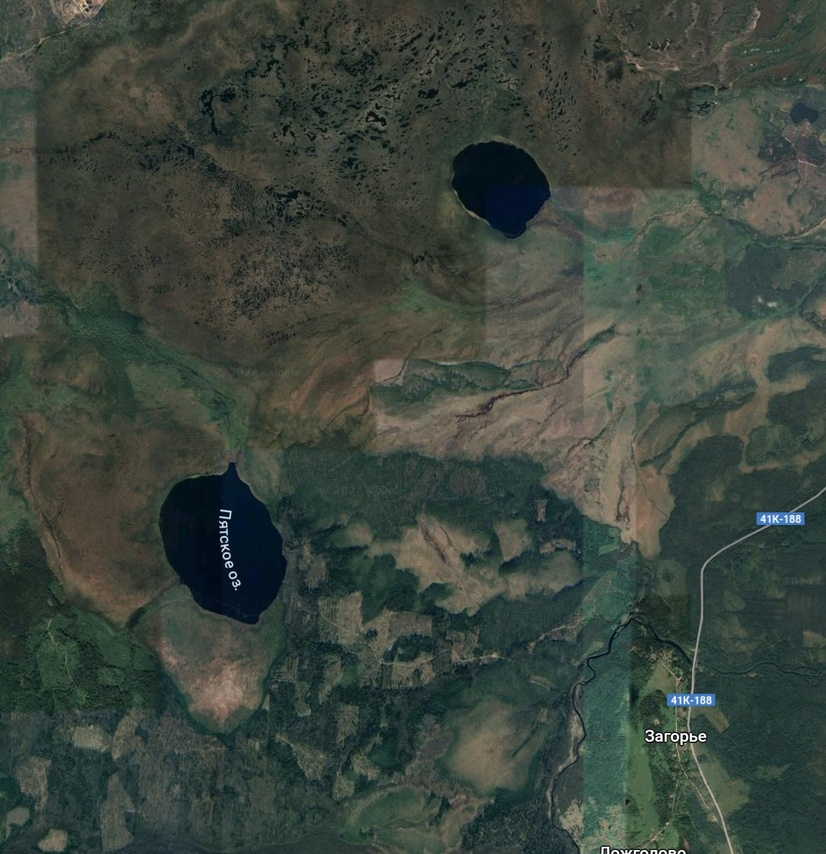
#> input picture Hakaton_MIFI/left1.jpg, 826 x 854 px, shrunk from 1258 x 1300 before the run
$ jupyter execute two_images.ipynb   (older library calls are emulated)
#> lines starting #> are read from the running program, lines starting #| are printed output that depends on the picture; after the words box and inside, x2 and y2 are one past the last pixel; in counts of white or black regions, pixels touching at a corner belong together
[cell 1]
from skimage.metrics import structural_similarity as compare_ssim
import cv2
import numpy as np

# Загрузка изображений
img1 = cv2.imread('left1.jpg')
#> img1 is the input picture: shape (854, 826, 3); mean B, G, R 61.4, 69.8, 60.2
img2 = cv2.imread('right1.jpg')
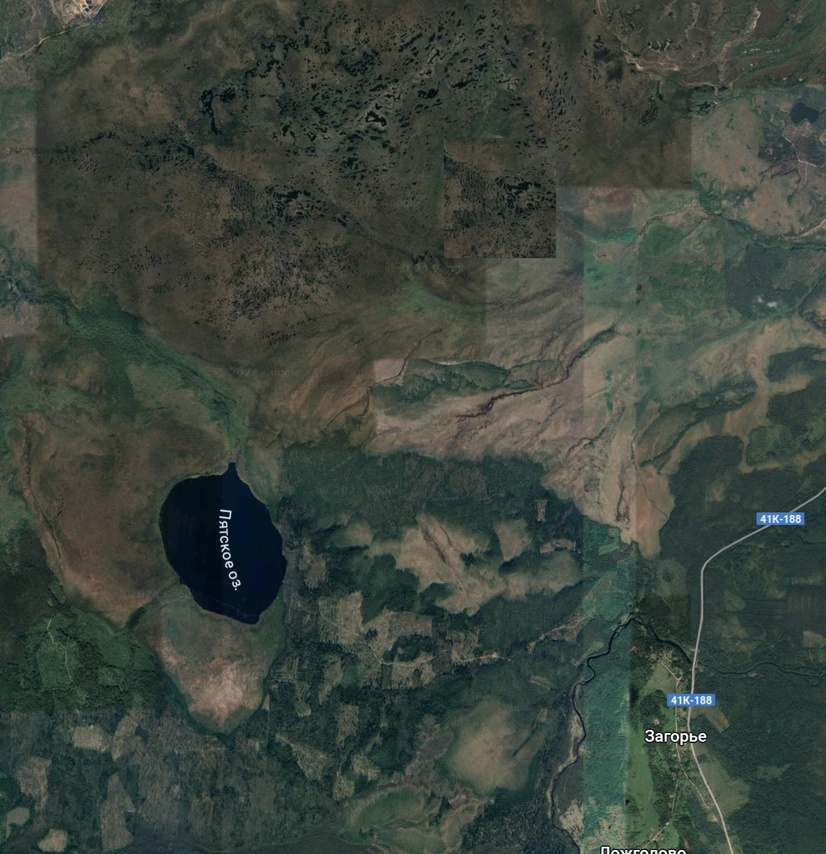
#> input picture Hakaton_MIFI/right1.jpg, 826 x 854 px, shrunk from 1258 x 1300 before the run
#> img2 is the input picture: shape (854, 826, 3); mean B, G, R 61.4, 70.1, 60.6

# Преобразование изображений в оттенки серого
img1_gray = cv2.cvtColor(img1, cv2.COLOR_BGR2GRAY)
img2_gray = cv2.cvtColor(img2, cv2.COLOR_BGR2GRAY)

# Вычисление индекса структурного сходства (SSIM)
similarity_score, diff_map = compare_ssim(img1_gray, img2_gray, full=True)
#> similarity_score = 0.967
print("Похожесть изображений: {:.4f}%".format(similarity_score * 100))
#| Похожесть изображений: 96.6904%

# Преобразование карты различий в 8-битный формат
diff_map = (diff_map * 255).astype("uint8")
diff_colored = cv2.merge([diff_map, diff_map, diff_map])

# Бинаризация карты различий
binary_diff = cv2.threshold(diff_map, 0, 255, cv2.THRESH_BINARY_INV | cv2.THRESH_OTSU)[1]
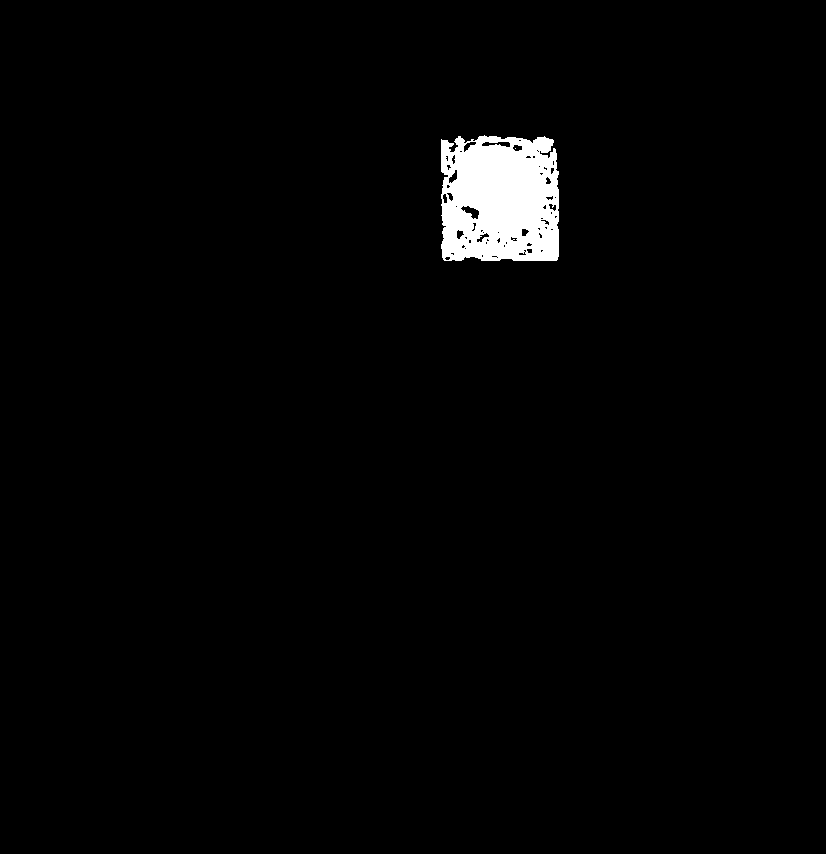
#> binary_diff: shape (854, 826); 1.9% white; 2 white regions (1 under 20 px)

# Поиск контуров на бинарном изображении
contours_list = cv2.findContours(binary_diff, cv2.RETR_EXTERNAL, cv2.CHAIN_APPROX_SIMPLE)
#> contours_list = 1 contour; box (x1, y1, x2, y2) and area: (441, 135, 559, 261) 13738
contours_list = contours_list[0] if len(contours_list) == 2 else contours_list[1]

# Создание маски для изменений
change_mask = np.zeros(img1.shape, dtype='uint8')
img2_highlighted = img2.copy()

for contour in contours_list:
    contour_area = cv2.contourArea(contour)
    if contour_area > 40:  # Игнорирование мелких изменений
        x, y, width, height = cv2.boundingRect(contour)
        cv2.rectangle(img1, (x, y), (x + width, y + height), (0, 255, 0), 2)
        cv2.rectangle(img2, (x, y), (x + width, y + height), (0, 255, 0), 2)
        cv2.rectangle(diff_colored, (x, y), (x + width, y + height), (0, 255, 0), 2)
        cv2.drawContours(change_mask, [contour], 0, (255, 255, 255), -1)
        cv2.drawContours(img2_highlighted, [contour], 0, (0, 255, 0), -1)
#> this loop made 1 pass
#> (contour_area, x, y, width, height) on pass 1: (13738.5, 441, 135, 118, 126)
#> change_mask: shape (854, 826, 3); 2% white; 1 white region, box (x1, y1, x2, y2) and area: (441, 135, 559, 261) 14020
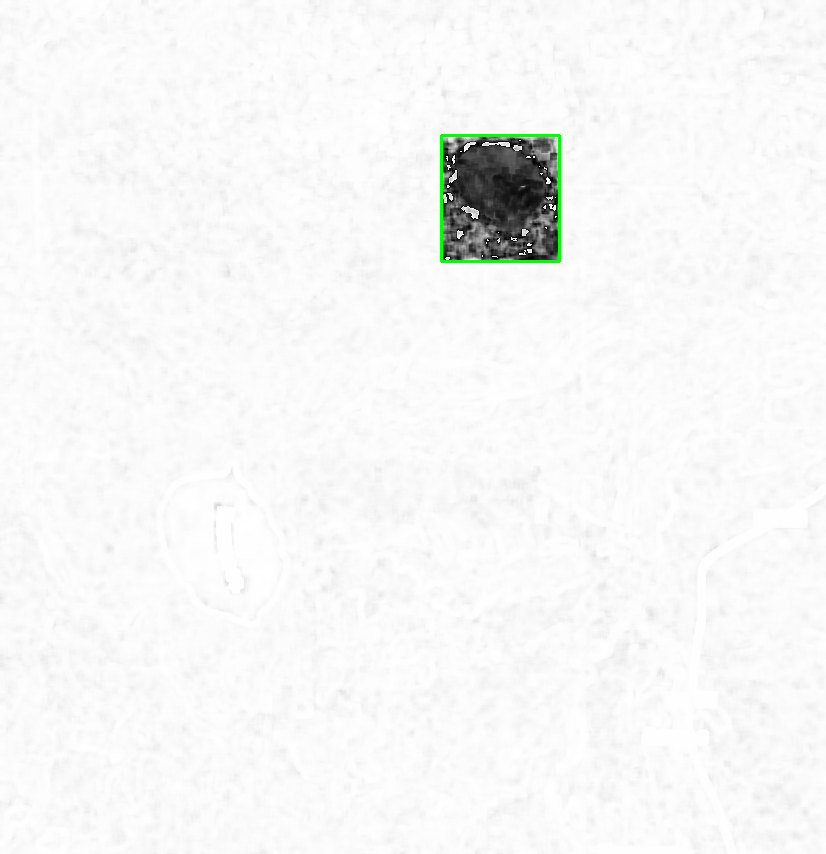
#> diff_colored: shape (854, 826, 3); mean of channels 0, 1, 2 246, 246.5, 246; drawn as B, G, R
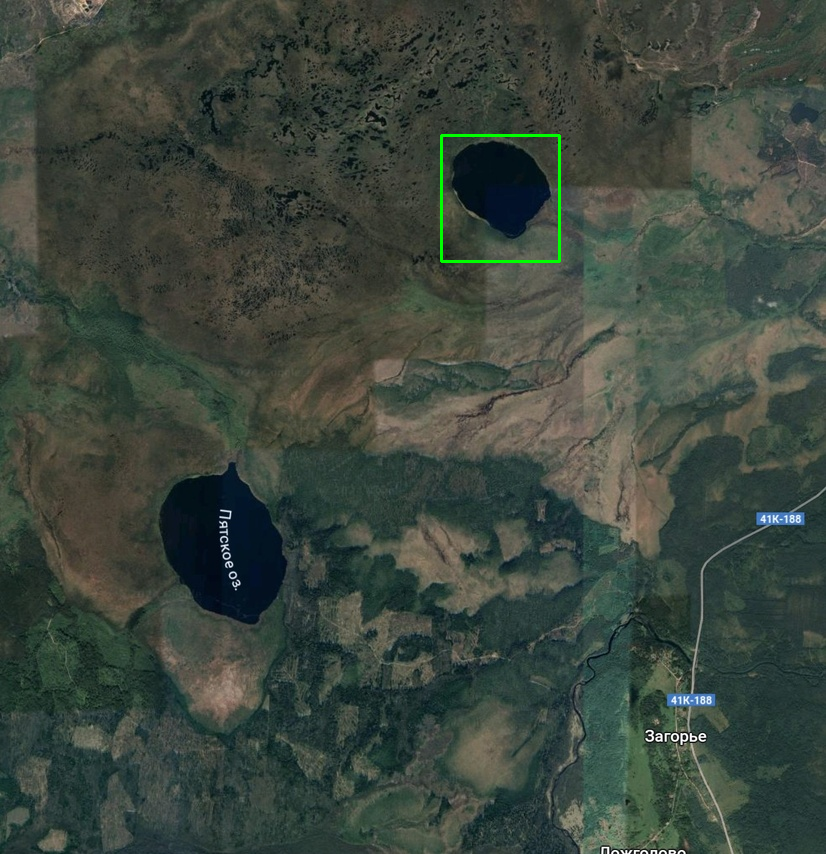
#> img1: shape (854, 826, 3); 0.21% of pixels changed, all inside (x1, y1, x2, y2) = (440, 134, 561, 263)
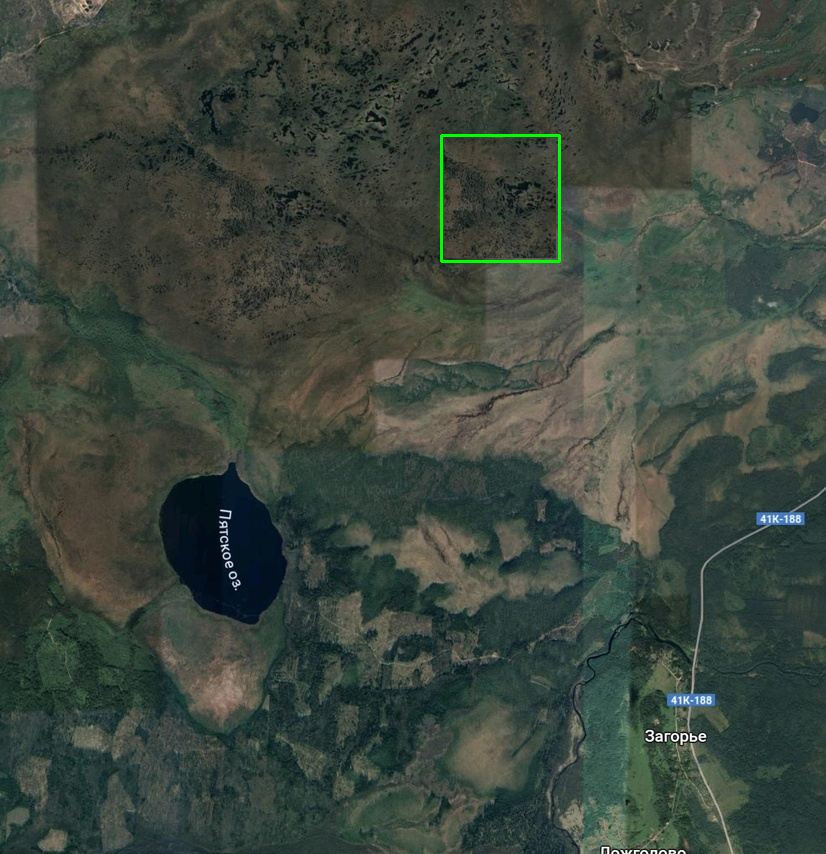
#> img2: shape (854, 826, 3); 0.21% of pixels changed, all inside (x1, y1, x2, y2) = (440, 134, 561, 263)
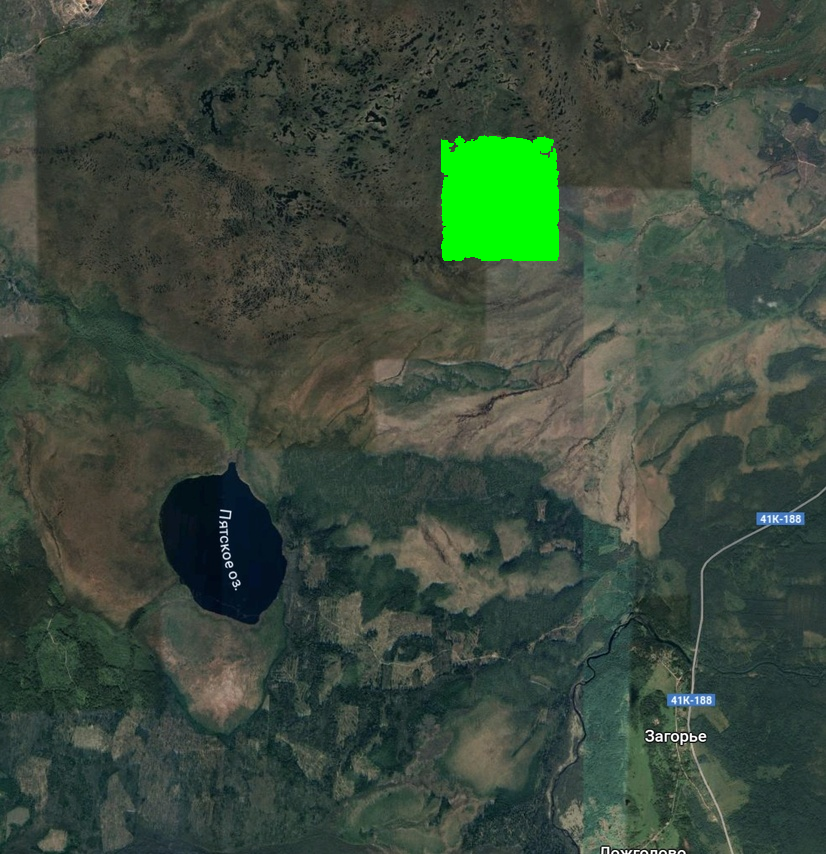
#> img2_highlighted: shape (854, 826, 3); 1.99% of pixels changed, all inside (x1, y1, x2, y2) = (441, 135, 559, 261)

# Отображение результатов
cv2.imshow('Image 1 with Changes', img1)
cv2.imshow('Image 2 with Changes', img2)
cv2.imshow('Difference Map', diff_map)
cv2.imshow('Colored Difference Map', diff_colored)
cv2.imshow('Change Mask', change_mask)
cv2.imshow('Highlighted Changes', img2_highlighted)
cv2.waitKey()
#> Out = 27
